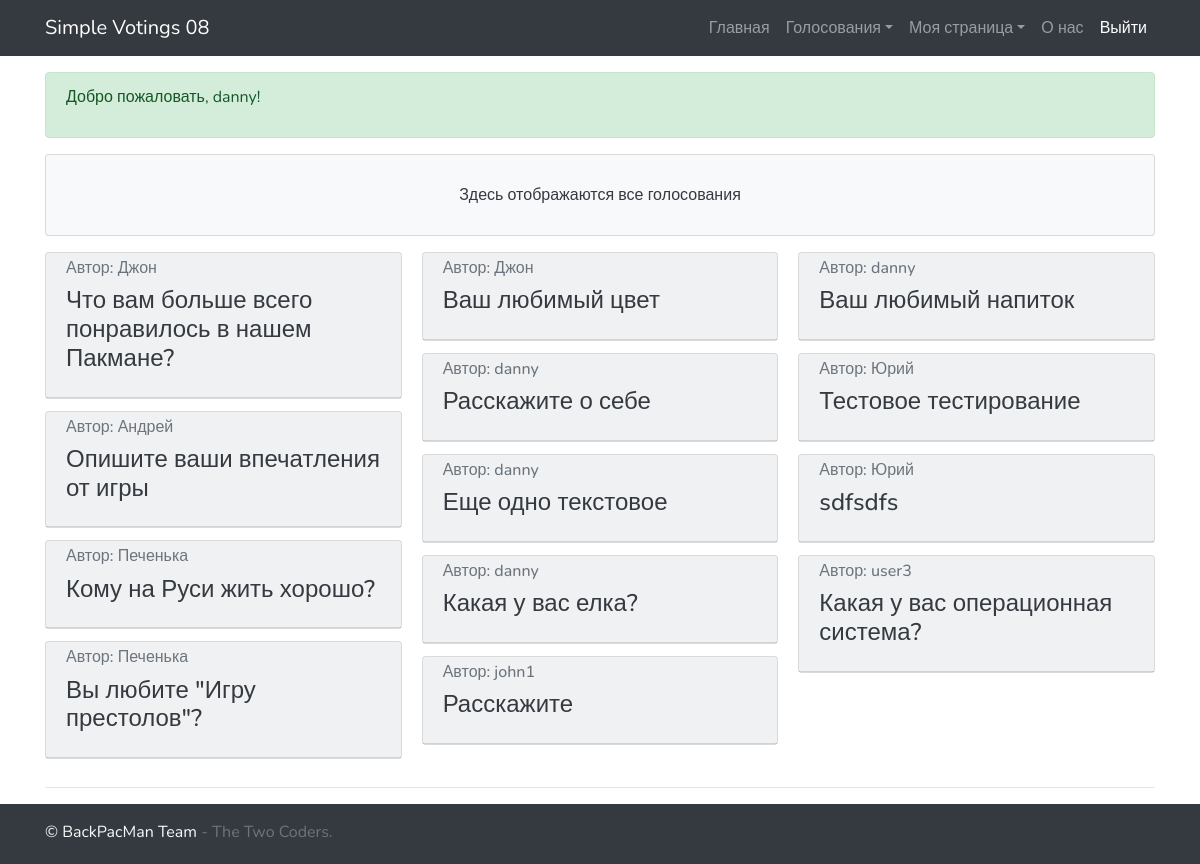
The app's page /home/ (signed in), older data.
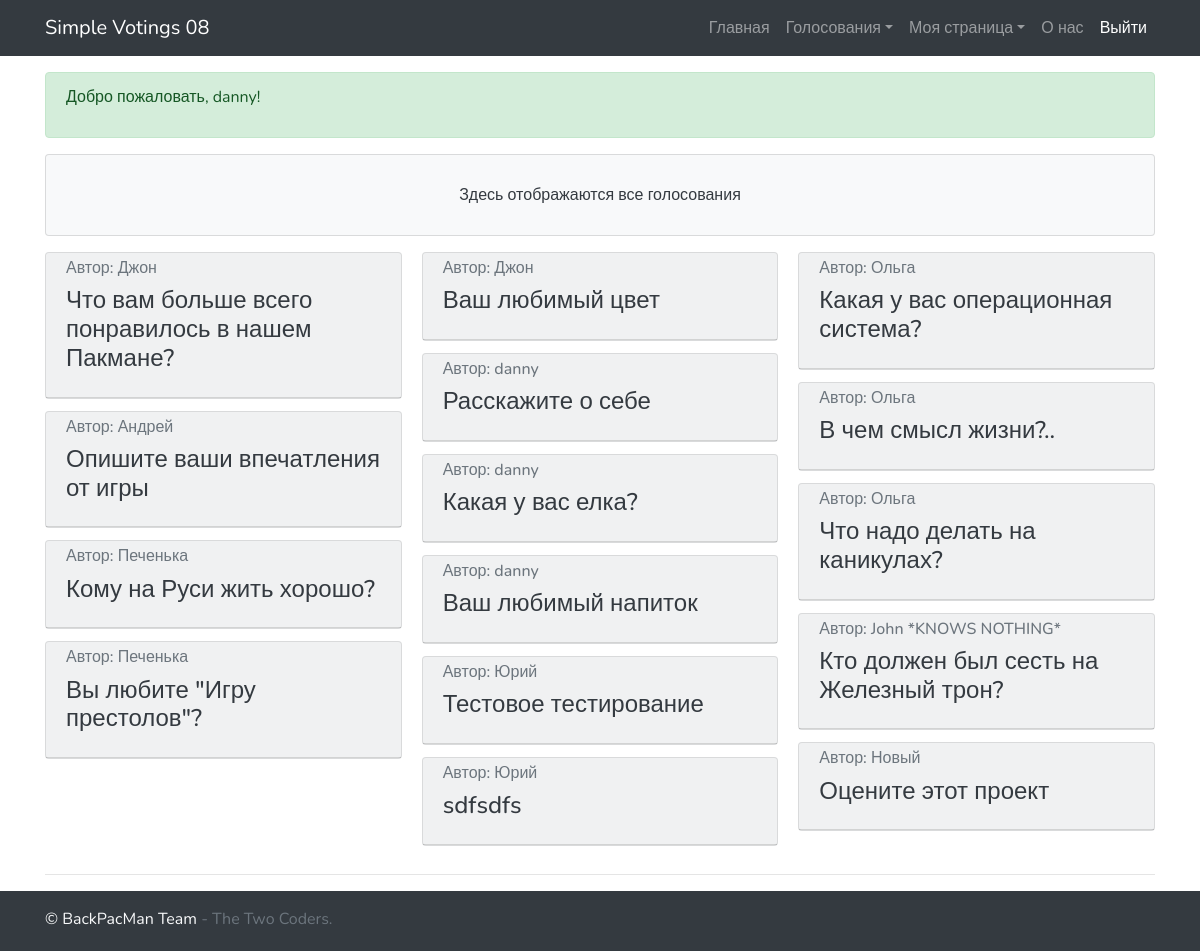
The same page, newer data.
### main_app/models.py (models this page shows)
class Voting(models.Model):
    question = models.CharField(max_length=50)
    type = models.CharField(max_length=20, default='radio')  # radio, checkbox, text_input
    author = models.ForeignKey(get_user_model(), on_delete=models.CASCADE)
    def options(self):
        return Options.objects.filter(voting_id=self.id)
    def users(self):
        return {e.user_id for e in Vote.objects.filter(voting_id=self.id)}
    def users_text(self):
        return {e.user_id for e in TextOption.objects.filter(voting_id=self.id)}
    def voting_view(self):
        return "/voting/" + str(self.id)

### main_app/views.py (the view)
# urls.py: 2. Add a URL to urlpatterns:  path('', views.home, name='home')
@login_required
def home(request):
    context = {
        'pagetitle': 'Голосования',
        'votings': models.Voting.objects.all(),
        'menu': get_menu_context(request),
        'user': request.user,
        'loginform': AuthenticationForm(),
        'main_message': 'Здесь отображаются все голосования',
        'auth_msg': greeting(request),
        'expand': True
    }
    if False and request:
        context['vote_errors'] = request.errors.vote
    return render(request, 'home.html', context)

### main_app/models.py (called while the page is built)
    def votes(self):
        return {e.id for e in Vote.objects.filter(option_id=self.id)}

    def users(self):
        return {e.id for e in Vote.objects.filter(voting_id=self.voting_id)}

    def get_votes_percentage(self):
        return int(len(self.votes()) / len(self.users()) * 100)

    def get_votes_count_t(self):
        a = len(self.votes())
        return f"(Выбор {a} пользовател{get_suffix(a, 'ей', 'я', 'ей')})" \
            if a else "(Никто ещё не выбирал этот вариант)"

### main_app/views.py (called while the page is built)
def greeting(request):
    if request.user.is_authenticated:
        if request.user.first_name:
            auth_msg = 'Добро пожаловать, {} {}!'.format(request.user.first_name, request.user.last_name)
        else:
            auth_msg = 'Добро пожаловать, {}!'.format(request.user)
    else:
        auth_msg = 'Вы вошли как гость. Чтобы продолжить, нужно авторизоваться'
    return auth_msg

def get_suffix(x: int, zero: str, one: str, two: str, ):
    x %= 100
    if 9 < x < 20:
        return zero
    x %= 10
    if x is 1:
        return one
    elif x in [2, 3, 4]:
        return two
    else:
        return zero

### main_app/templates/home.html
{% extends "basic.html" %}
{% block main %}
<div class="card-columns">
    {% for voting in votings %}
    {% if voting.type == 'text_input' %}
    {% include 'forms/voting_text.html' with action="/vote/" %}
    {% else %}
    {% include 'forms/voting_basic.html' with action="/vote/" %}
    {% endif %}
    {% endfor %}
</div>
<hr>
{% endblock %}

### main_app/templates/forms/basic.html (shortened to what this page needs)
<form method="{% block method %}{{ method|default:'POST' }}{% endblock %}"
      action="{% block action %}{{ action|default:'/' }}{% endblock %}" id="voting_form">
    <div class="card bg-light">
        <div class="card-header" {% if expand %}
             data-toggle="collapse" href="#voting_{{voting.id}}" role="button" aria-expanded="false"
             aria-controls="voting_{{voting.id}}" {% endif %}>
            <h6 class="card-subtitle mb-2 text-muted">Автор:
                {% if voting.author.first_name %} {{ voting.author.first_name }}
                {% else %} {{ voting.author }} {% endif %} </h6>
            <h4 class="card-title"><a href="{{voting.voting_view}}" class="text-dark"> {{ voting.question }}</a></h4>
        </div>
    </div>
</form>

Row changes from the older to the newer data that the page shows:
removed Voting: author "danny", question "Еще одно текстовое"
removed Voting: author "john1", question "Расскажите"
changed through a linked row, Voting "Какая у вас операционная система?": author.first_name (not shown) → "Ольга"; author "user3" → (not shown)
added Voting: author.first_name "Ольга", question "В чем смысл жизни?.."
added Voting: author.first_name "Ольга", question "Что надо делать на каникулах?"
added Voting: author.first_name "John *KNOWS NOTHING*", question "Кто должен был сесть на Железный трон?"
added Voting: author.first_name "Новый", question "Оцените этот проект"
